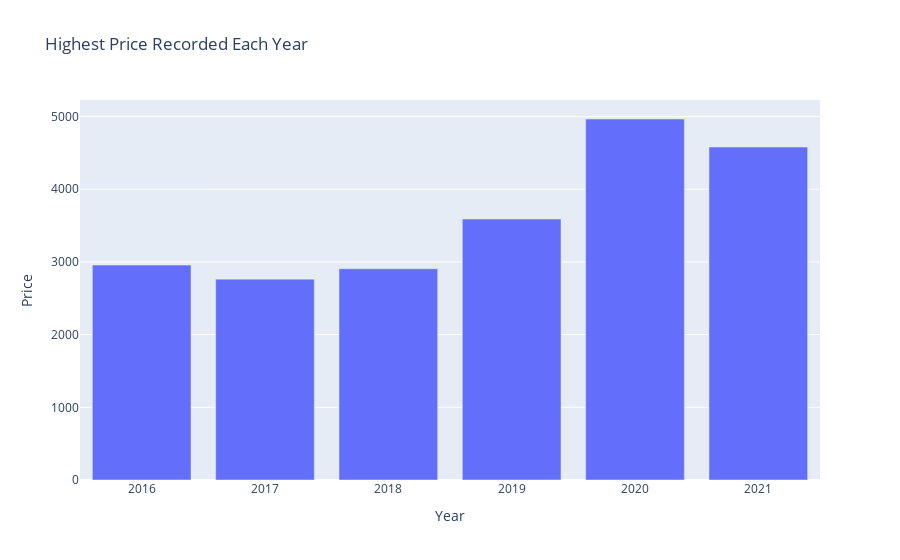

The cell this chart's notebook holds for it:
### Markdown cell above
###### Above Graphs gives information:
- Trend of Gold price v/s year(Jan to Dec) for every year.
- Behaviour of gold price trend for every year

### Code cell
import plotly.graph_objects as go

# Assuming 'a1' is your DataFrame and it has a DateTimeIndex
a1['year'] = a1.index.year

# Get the highest price for each year
highest_prices = a1.groupby('year')['price'].max()

# Create a bar plot
fig = go.Figure(data=go.Bar(x=highest_prices.index, y=highest_prices.values))
fig.update_layout(title_text='Highest Price Recorded Each Year', xaxis_title='Year', yaxis_title='Price')
fig.show()

### Figure 1 — Plotly figure (JSON) as saved in the notebook; plotly's stock layout.template omitted (floating-point values rounded to 4 significant figures)
{"data": [{"type": "bar", "x": [2016, 2017, 2018, 2019, 2020, 2021], "y": [2957.0, 2763.0, 2906, 3590.0, 4966.0, 4580.0]}], "layout": {"title": {"text": "Highest Price Recorded Each Year"}, "xaxis": {"title": {"text": "Year"}}, "yaxis": {"title": {"text": "Price"}}}}
